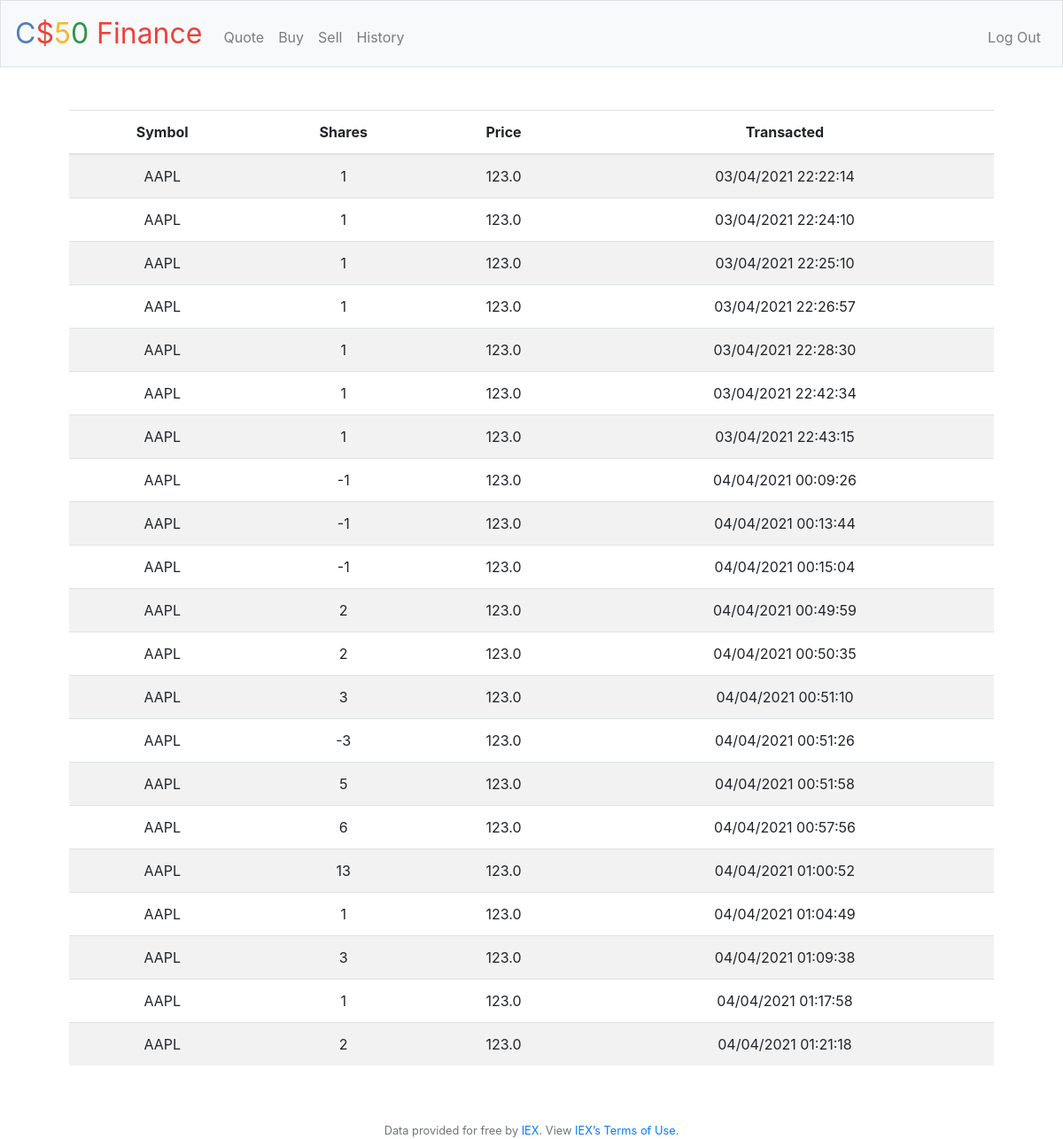
Page /history (signed in) on the earlier database version.
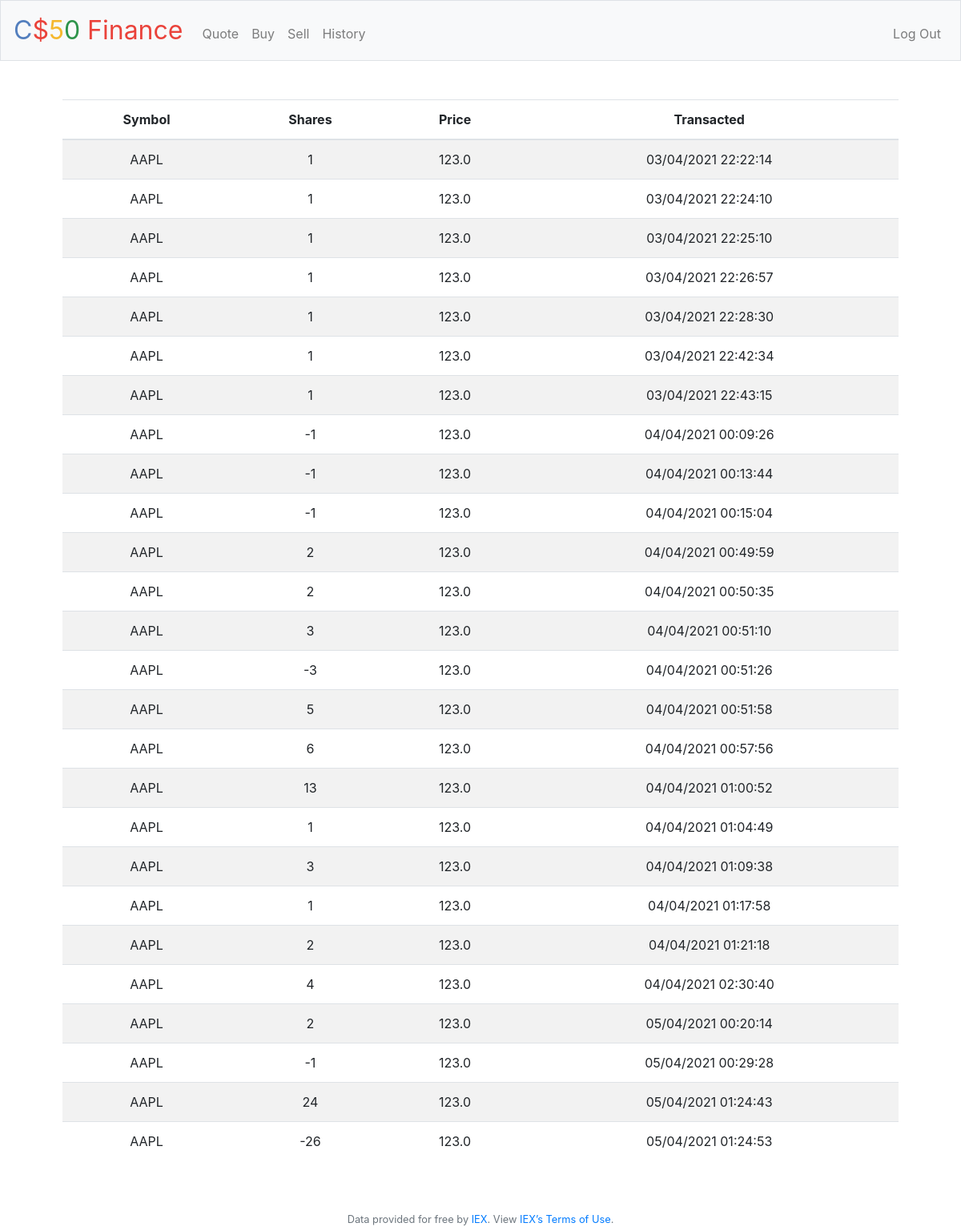
Same page on the later database version.
### tables this page shows
CREATE TABLE transactions (
user_id INTEGER NOT NULL,
symbol TEXT NOT NULL,
price REAL NOT NULL,
shares INTEGER NOT NULL,
occurred_at datetime,
FOREIGN KEY (user_id) REFERENCES users (id) ON DELETE CASCADE ON UPDATE NO ACTION
);

### app.py (the view)
@app.route("/history")
@login_required
def history():
    user_data = db.execute(
        f"SELECT symbol, price, shares, occurred_at FROM transactions WHERE user_id = {session['user_id']}")
    return render_template("history.html", data=user_data)

### app.py (called while the page is built)
@app.after_request
def after_request(response):
    response.headers["Cache-Control"] = "no-cache, no-store, must-revalidate"
    response.headers["Expires"] = 0
    response.headers["Pragma"] = "no-cache"
    return response

### helpers.py (called while the page is built)
def login_required(f):
    @wraps(f)
    def decorated_function(*args, **kwargs):
        if session.get("user_id") is None:
            return redirect("/login")
        return f(*args, **kwargs)
    return decorated_function

### templates/history.html (shortened to what this page needs)
{% extends "layout.html" %}
{% block main %}
<div>
    <table class="table table-striped">
        <thead>
            <tr>
                <th>Symbol</th>
                <th>Shares</th>
                <th>Price</th>
                <th>Transacted</th>
            </tr>
        </thead>
        <tbody>
            {% for row in data %}
            <tr>
                <td>{{ row.symbol }}</td>
                <td>{{ row.shares }}</td>
                <td>{{ row.price }}</td>
                <td>{{ row.occurred_at}}</td>
            </tr>
            {% endfor %}
        </tbody>
    </table>
</div>
{% endblock %}

### templates/layout.html (shortened to what this page needs)
<!DOCTYPE html>
<html lang="en">
<head>
    <link rel="stylesheet" href="https://cdn.jsdelivr.net/npm/bootstrap@4.5.3/dist/css/bootstrap.min.css"
>
    <link href="/static/styles.css" rel="stylesheet">
</head>
<body>
    <nav class="navbar navbar-expand-md navbar-light bg-light border">
        <a class="navbar-brand" href="/"><span class="blue">C</span><span class="red">$</span><span
                class="yellow">5</span><span class="green">0</span> <span class="red">Finance</span></a>
        <div class="collapse navbar-collapse" id="navbar">
            {% if session.user_id %}
            <ul class="navbar-nav mr-auto mt-2">
                <li class="nav-item"><a class="nav-link" href="/quote">Quote</a></li>
                <li class="nav-item"><a class="nav-link" href="/buy">Buy</a></li>
                <li class="nav-item"><a class="nav-link" href="/sell">Sell</a></li>
                <li class="nav-item"><a class="nav-link" href="/history">History</a></li>
            </ul>
            <ul class="navbar-nav ml-auto mt-2">
                <li class="nav-item"><a class="nav-link" href="/logout">Log Out</a></li>
            </ul>
            {% else %}
            <ul class="navbar-nav ml-auto mt-2">
                <li class="nav-item"><a class="nav-link" href="/register">Register</a></li>
                <li class="nav-item"><a class="nav-link" href="/login">Log In</a></li>
            </ul>
            {% endif %}
        </div>
    </nav>
    <main class="container p-5">
        {% block main %}{% endblock %}
    </main>
    <footer class="small text-center text-muted">
        Data provided for free by <a href="https://iextrading.com/developer">IEX</a>. View <a
            href="https://iextrading.com/api-exhibit-a/">IEX’s Terms of Use</a>.
    </footer>
</body>
</html>

### static/styles.css (style rules this page uses)
nav .navbar-brand { font-size: xx-large; }
nav .navbar-brand .blue { color: #537fbe; }
nav .navbar-brand .red { color: #ea433b; }
nav .navbar-brand .yellow { color: #f5b82e; }
nav .navbar-brand .green { color: #2e944b; }
main { overflow-x: auto; text-align: center; }

Differences in the rows shown:
added transactions: symbol "AAPL", shares "4", price "123.0", occurred_at "04/04/2021 02:30:40"
added transactions: symbol "AAPL", shares "2", price "123.0", occurred_at "05/04/2021 00:20:14"
added transactions: symbol "AAPL", shares "-1", price "123.0", occurred_at "05/04/2021 00:29:28"
added transactions: symbol "AAPL", shares "24", price "123.0", occurred_at "05/04/2021 01:24:43"
added transactions: symbol "AAPL", shares "-26", price "123.0", occurred_at "05/04/2021 01:24:53"
